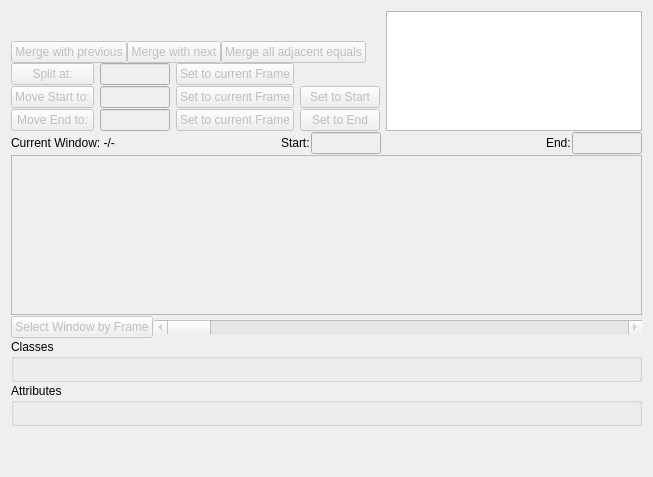
      <widget class="QWidget" name="labelcorrection">
       <property name="enabled">
        <bool>true</bool>
       </property>
       <attribute name="title">
        <string>Label Correction Mode</string>
       </attribute>
       <layout class="QVBoxLayout" name="verticalLayout_2">
        <property name="spacing">
         <number>1</number>
        </property>
        <item>
         <layout class="QGridLayout" name="gridLayout_5">
          <property name="verticalSpacing">
           <number>0</number>
          </property>
          <item row="2" column="0">
           <layout class="QHBoxLayout" name="horizontalLayout_12">
            <item>
             <widget class="QPushButton" name="lc_merge_previous_button">
              <property name="enabled">
               <bool>false</bool>
              </property>
              <property name="text">
               <string>Merge with previous</string>
              </property>
             </widget>
            </item>
            <item>
             <widget class="QPushButton" name="lc_merge_next_button">
              <property name="enabled">
               <bool>false</bool>
              </property>
              <property name="text">
               <string>Merge with next</string>
              </property>
             </widget>
            </item>
            <item>
             <widget class="QPushButton" name="lc_merge_all_button">
              <property name="enabled">
               <bool>false</bool>
              </property>
              <property name="text">
               <string>Merge all adjacent equals</string>
              </property>
             </widget>
            </item>
            <item>
             <spacer name="horizontalSpacer_9">
              <property name="orientation">
               <enum>Qt::Horizontal</enum>
              </property>
              <property name="sizeType">
               <enum>QSizePolicy::MinimumExpanding</enum>
              </property>
              <property name="sizeHint" stdset="0">
               <size>
                <width>5</width>
                <height>20</height>
               </size>
              </property>
             </spacer>
            </item>
           </layout>
          </item>
          <item row="3" column="0">
           <layout class="QGridLayout" name="gridLayout_6">
            <property name="topMargin">
             <number>0</number>
            </property>
            <property name="bottomMargin">
             <number>0</number>
            </property>
            <property name="horizontalSpacing">
             <number>6</number>
            </property>
            <property name="verticalSpacing">
             <number>1</number>
            </property>
            <item row="0" column="0">
             <widget class="QPushButton" name="lc_split_at_button">
              <property name="enabled">
               <bool>false</bool>
              </property>
              <property name="text">
               <string>Split at:</string>
              </property>
             </widget>
            </item>
            <item row="1" column="3">
             <widget class="QPushButton" name="lc_set_start_button">
              <property name="enabled">
               <bool>false</bool>
              </property>
              <property name="text">
               <string>Set to Start</string>
              </property>
             </widget>
            </item>
            <item row="1" column="1">
             <widget class="QLineEdit" name="lc_move_start_lineEdit">
              <property name="enabled">
               <bool>false</bool>
              </property>
              <property name="sizePolicy">
               <sizepolicy hsizetype="Minimum" vsizetype="Fixed">
                <horstretch>0</horstretch>
                <verstretch>0</verstretch>
               </sizepolicy>
              </property>
              <property name="minimumSize">
               <size>
                <width>70</width>
                <height>0</height>
               </size>
              </property>
              <property name="maximumSize">
               <size>
                <width>70</width>
                <height>16777215</height>
               </size>
              </property>
             </widget>
            </item>
            <item row="0" column="2">
             <widget class="QPushButton" name="lc_set_frame_split_button">
              <property name="enabled">
               <bool>false</bool>
              </property>
              <property name="text">
               <string>Set to current Frame</string>
              </property>
             </widget>
            </item>
            <item row="1" column="2">
             <widget class="QPushButton" name="lc_set_frame_start_button">
              <property name="enabled">
               <bool>false</bool>
              </property>
              <property name="text">
               <string>Set to current Frame</string>
              </property>
             </widget>
            </item>
            <item row="2" column="0">
             <widget class="QPushButton" name="lc_move_end_button">
              <property name="enabled">
               <bool>false</bool>
              </property>
              <property name="text">
               <string>Move End to:</string>
              </property>
             </widget>
            </item>
            <item row="1" column="0">
             <widget class="QPushButton" name="lc_move_start_button">
              <property name="enabled">
               <bool>false</bool>
              </property>
              <property name="text">
               <string>Move Start to:</string>
              </property>
             </widget>
            </item>
            <item row="2" column="1">
             <widget class="QLineEdit" name="lc_move_end_lineEdit">
              <property name="enabled">
               <bool>false</bool>
              </property>
              <property name="sizePolicy">
               <sizepolicy hsizetype="Minimum" vsizetype="Fixed">
                <horstretch>0</horstretch>
                <verstretch>0</verstretch>
               </sizepolicy>
              </property>
              <property name="minimumSize">
               <size>
                <width>70</width>
                <height>0</height>
               </size>
              </property>
              <property name="maximumSize">
               <size>
                <width>70</width>
                <height>16777215</height>
               </size>
              </property>
             </widget>
            </item>
            <item row="2" column="3">
             <widget class="QPushButton" name="lc_set_end_button">
              <property name="enabled">
               <bool>false</bool>
              </property>
              <property name="text">
               <string>Set to End</string>
              </property>
             </widget>
            </item>
            <item row="2" column="2">
             <widget class="QPushButton" name="lc_set_frame_end_button">
              <property name="enabled">
               <bool>false</bool>
              </property>
              <property name="text">
               <string>Set to current Frame</string>
              </property>
             </widget>
            </item>
            <item row="0" column="1">
             <widget class="QLineEdit" name="lc_split_at_lineEdit">
              <property name="enabled">
               <bool>false</bool>
              </property>
              <property name="sizePolicy">
               <sizepolicy hsizetype="Minimum" vsizetype="Fixed">
                <horstretch>0</horstretch>
                <verstretch>0</verstretch>
               </sizepolicy>
              </property>
              <property name="minimumSize">
               <size>
                <width>70</width>
                <height>0</height>
               </size>
              </property>
              <property name="maximumSize">
               <size>
                <width>70</width>
                <height>16777215</height>
               </size>
              </property>
             </widget>
            </item>
            <item row="1" column="4">
             <spacer name="horizontalSpacer_13">
              <property name="orientation">
               <enum>Qt::Horizontal</enum>
              </property>
              <property name="sizeType">
               <enum>QSizePolicy::MinimumExpanding</enum>
              </property>
              <property name="sizeHint" stdset="0">
               <size>
                <width>5</width>
                <height>20</height>
               </size>
              </property>
             </spacer>
            </item>
           </layout>
          </item>
          <item row="1" column="1" rowspan="3">
           <widget class="QTextEdit" name="lc_statusWindow">
            <property name="enabled">
             <bool>true</bool>
            </property>
            <property name="sizePolicy">
             <sizepolicy hsizetype="Expanding" vsizetype="MinimumExpanding">
              <horstretch>0</horstretch>
              <verstretch>0</verstretch>
             </sizepolicy>
            </property>
            <property name="maximumSize">
             <size>
              <width>16777215</width>
              <height>120</height>
             </size>
            </property>
            <property name="undoRedoEnabled">
             <bool>false</bool>
            </property>
            <property name="readOnly">
             <bool>true</bool>
            </property>
            <property name="acceptRichText">
             <bool>true</bool>
            </property>
            <property name="textInteractionFlags">
             <set>Qt::NoTextInteraction</set>
            </property>
           </widget>
          </item>
          <item row="1" column="0">
           <spacer name="verticalSpacer_4">
            <property name="orientation">
             <enum>Qt::Vertical</enum>
            </property>
            <property name="sizeType">
             <enum>QSizePolicy::Minimum</enum>
            </property>
            <property name="sizeHint" stdset="0">
             <size>
              <width>20</width>
              <height>10</height>
             </size>
            </property>
           </spacer>
          </item>
         </layout>
        </item>
        <item>
         <layout class="QHBoxLayout" name="horizontalLayout_16">
          <item>
           <widget class="QLabel" name="lc_current_window_label">
            <property name="sizePolicy">
             <sizepolicy hsizetype="Minimum" vsizetype="Fixed">
              <horstretch>0</horstretch>
              <verstretch>0</verstretch>
             </sizepolicy>
            </property>
            <property name="text">
             <string>Current Window: -/-</string>
            </property>
           </widget>
          </item>
          <item>
           <spacer name="horizontalSpacer_18">
            <property name="orientation">
             <enum>Qt::Horizontal</enum>
            </property>
            <property name="sizeHint" stdset="0">
             <size>
              <width>40</width>
              <height>20</height>
             </size>
            </property>
           </spacer>
          </item>
          <item>
           <widget class="QLabel" name="lc_start_label">
            <property name="sizePolicy">
             <sizepolicy hsizetype="Preferred" vsizetype="Fixed">
              <horstretch>0</horstretch>
              <verstretch>0</verstretch>
             </sizepolicy>
            </property>
            <property name="text">
             <string>Start:</string>
            </property>
           </widget>
          </item>
          <item>
           <widget class="QLineEdit" name="lc_start_lineEdit">
            <property name="enabled">
             <bool>false</bool>
            </property>
            <property name="maximumSize">
             <size>
              <width>70</width>
              <height>16777215</height>
             </size>
            </property>
           </widget>
          </item>
          <item>
           <spacer name="horizontalSpacer_19">
            <property name="orientation">
             <enum>Qt::Horizontal</enum>
            </property>
            <property name="sizeHint" stdset="0">
             <size>
              <width>40</width>
              <height>20</height>
             </size>
            </property>
           </spacer>
          </item>
          <item>
           <widget class="QLabel" name="lc_end_label">
            <property name="sizePolicy">
             <sizepolicy hsizetype="Preferred" vsizetype="Fixed">
              <horstretch>0</horstretch>
              <verstretch>0</verstretch>
             </sizepolicy>
            </property>
            <property name="text">
             <string>End:</string>
            </property>
           </widget>
          </item>
          <item>
           <widget class="QLineEdit" name="lc_end_lineEdit">
            <property name="enabled">
             <bool>false</bool>
            </property>
            <property name="maximumSize">
             <size>
              <width>70</width>
              <height>16777215</height>
             </size>
            </property>
           </widget>
          </item>
         </layout>
        </item>
        <item>
         <widget class="PlotWidget" name="lc_classGraph">
          <property name="enabled">
           <bool>false</bool>
          </property>
          <property name="sizePolicy">
           <sizepolicy hsizetype="MinimumExpanding" vsizetype="Expanding">
            <horstretch>0</horstretch>
            <verstretch>0</verstretch>
           </sizepolicy>
          </property>
          <property name="minimumSize">
           <size>
            <width>600</width>
            <height>80</height>
           </size>
          </property>
          <property name="maximumSize">
           <size>
            <width>16777215</width>
            <height>160</height>
           </size>
          </property>
         </widget>
        </item>
        <item>
         <layout class="QHBoxLayout" name="horizontalLayout_13">
          <item>
           <widget class="QPushButton" name="lc_window__by_frame_button">
            <property name="enabled">
             <bool>false</bool>
            </property>
            <property name="text">
             <string>Select Window by Frame</string>
            </property>
           </widget>
          </item>
          <item>
           <widget class="QScrollBar" name="lc_scrollBar">
            <property name="enabled">
             <bool>false</bool>
            </property>
            <property name="sizePolicy">
             <sizepolicy hsizetype="Expanding" vsizetype="Fixed">
              <horstretch>0</horstretch>
              <verstretch>0</verstretch>
             </sizepolicy>
            </property>
            <property name="orientation">
             <enum>Qt::Horizontal</enum>
            </property>
           </widget>
          </item>
         </layout>
        </item>
        <item>
         <widget class="QGroupBox" name="classesGroupBox">
          <property name="sizePolicy">
           <sizepolicy hsizetype="Preferred" vsizetype="Preferred">
            <horstretch>0</horstretch>
            <verstretch>0</verstretch>
           </sizepolicy>
          </property>
          <property name="title">
           <string>Classes</string>
          </property>
          <layout class="QGridLayout" name="gridLayout_4">
           <property name="topMargin">
            <number>0</number>
           </property>
           <property name="bottomMargin">
            <number>0</number>
           </property>
           <property name="horizontalSpacing">
            <number>6</number>
           </property>
           <property name="verticalSpacing">
            <number>0</number>
           </property>
           <item row="2" column="1">
            <spacer name="horizontalSpacer_14">
             <property name="orientation">
              <enum>Qt::Horizontal</enum>
             </property>
             <property name="sizeHint" stdset="0">
              <size>
               <width>40</width>
               <height>20</height>
              </size>
             </property>
            </spacer>
           </item>
           <item row="2" column="2">
            <spacer name="horizontalSpacer_10">
             <property name="orientation">
              <enum>Qt::Horizontal</enum>
             </property>
             <property name="sizeHint" stdset="0">
              <size>
               <width>40</width>
               <height>20</height>
              </size>
             </property>
            </spacer>
           </item>
           <item row="2" column="0">
            <spacer name="horizontalSpacer_12">
             <property name="orientation">
              <enum>Qt::Horizontal</enum>
             </property>
             <property name="sizeHint" stdset="0">
              <size>
               <width>40</width>
               <height>20</height>
              </size>
             </property>
            </spacer>
           </item>
          </layout>
         </widget>
        </item>
        <item>
         <widget class="QGroupBox" name="attributesGroupBox">
          <property name="sizePolicy">
           <sizepolicy hsizetype="Preferred" vsizetype="Preferred">
            <horstretch>0</horstretch>
            <verstretch>0</verstretch>
           </sizepolicy>
          </property>
          <property name="title">
           <string>Attributes</string>
          </property>
          <layout class="QGridLayout" name="gridLayout_3">
           <property name="topMargin">
            <number>0</number>
           </property>
           <property name="bottomMargin">
            <number>0</number>
           </property>
           <property name="verticalSpacing">
            <number>0</number>
           </property>
           <item row="0" column="0">
            <spacer name="horizontalSpacer_17">
             <property name="orientation">
              <enum>Qt::Horizontal</enum>
             </property>
             <property name="sizeHint" stdset="0">
              <size>
               <width>40</width>
               <height>20</height>
              </size>
             </property>
            </spacer>
           </item>
           <item row="0" column="1">
            <spacer name="horizontalSpacer_16">
             <property name="orientation">
              <enum>Qt::Horizontal</enum>
             </property>
             <property name="sizeHint" stdset="0">
              <size>
               <width>40</width>
               <height>20</height>
              </size>
             </property>
            </spacer>
           </item>
           <item row="0" column="2">
            <spacer name="horizontalSpacer_15">
             <property name="orientation">
              <enum>Qt::Horizontal</enum>
             </property>
             <property name="sizeHint" stdset="0">
              <size>
               <width>40</width>
               <height>20</height>
              </size>
             </property>
            </spacer>
           </item>
          </layout>
         </widget>
        </item>
        <item>
         <spacer name="verticalSpacer_3">
          <property name="orientation">
           <enum>Qt::Vertical</enum>
          </property>
          <property name="sizeType">
           <enum>QSizePolicy::Expanding</enum>
          </property>
          <property name="sizeHint" stdset="0">
           <size>
            <width>20</width>
            <height>40</height>
           </size>
          </property>
         </spacer>
        </item>
       </layout>
      </widget>
